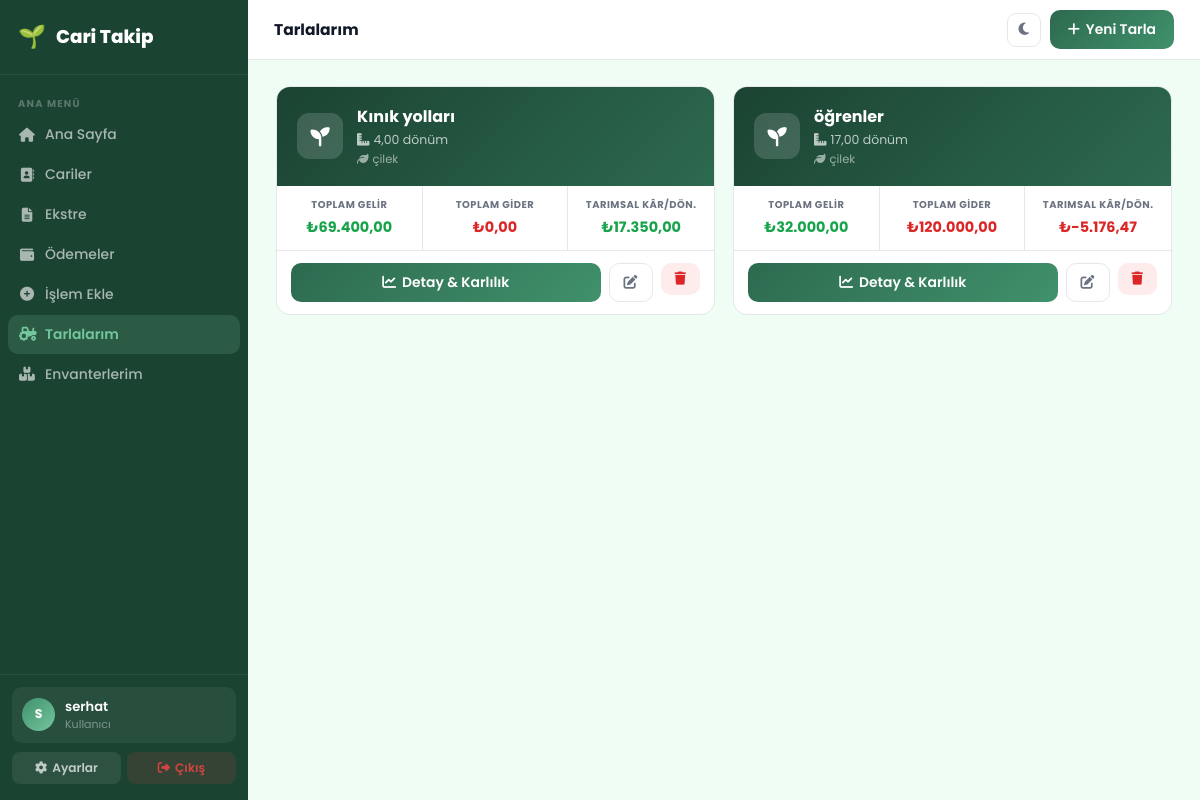
Screenshot of /tarlalar/ (signed in) with the database file from the repository.
### fields/models.py (models this page shows, shortened)
class Field(models.Model):
    name = models.CharField(max_length=150)
    area = models.DecimalField(max_digits=8, decimal_places=2, help_text='Dönüm')
    crop_type = models.CharField(max_length=100, blank=True)
    notes = models.TextField(blank=True)
    created_at = models.DateTimeField(auto_now_add=True)
    class Meta:
        ordering = ['name']

### fields/views.py (the view)
# urls.py: path('', views.field_list, name='field_list'),
@login_required
def field_list(request):
    fields = Field.objects.prefetch_related(
        'harvests', 'expenses', 'land_transactions', 'transactions'
    ).all()
    field_data = []
    for f in fields:
        ls = _land_stats(f)
        harvest_rev = sum(h.amount for h in f.harvests.all())
        tx_rev      = sum(t.amount for t in f.transactions.all() if t.type == 'sale')
        total_rev   = harvest_rev + tx_rev
        field_exp   = sum(e.amount for e in f.expenses.all())
        tx_exp      = sum(t.amount for t in f.transactions.all() if t.type == 'purchase')
        total_exp   = field_exp + tx_exp
        agri_net     = total_rev - total_exp
        agri_per_dec = (agri_net / f.area) if f.area else Decimal('0')
        field_data.append({
            'field': f,
            'total_rev': total_rev,
            'total_exp': total_exp,
            'agri_net': agri_net,
            'agri_per_dec': agri_per_dec,
            'avg_cost_per_dec': ls['avg_cost_per_dec'],
            'avg_sale_per_dec': ls['avg_sale_per_dec'],
            'land_profit_per_dec': ls['land_profit_per_dec'],
            'has_purchase': ls['has_purchase'],
            'has_sale': ls['has_sale'],
        })
    return render(request, 'fields/field_list.html', {'field_data': field_data})

### dashboard/templatetags/numformat.py (called while the page is built)
@register.filter
def tr_num(value):
    try:
        if value is None:
            return '—'
        num = float(value)
        negative = num < 0
        formatted = f"{abs(num):,.2f}"
        result = formatted.replace(',', 'X').replace('.', ',').replace('X', '.')
        return ('-' if negative else '') + result
    except (ValueError, TypeError):
        return value

### fields/models.py (called while the page is built)
    @property
    def amount(self):
        return self.quantity * self.unit_price

### fields/templates/fields/field_list.html (shortened to what this page needs)
{% extends 'dashboard/base.html' %}
{% block page_title %}Tarlalarım{% endblock %}
{% block topbar_right %}
<a href="{% url 'field_create' %}" class="btn-g"><i class="fas fa-plus"></i> Yeni Tarla</a>
{% endblock %}
{% block content %}
{% if field_data %}
<div class="fields-grid">
    {% for d in field_data %}
    {% with f=d.field %}
    <div class="field-card">
        <div class="field-card-header">
            <div class="field-icon"><i class="fas fa-seedling"></i></div>
            <div>
                <div class="field-name">{{ f.name }}</div>
                <div class="field-area"><i class="fas fa-ruler-combined me-1"></i>{{ f.area }} dönüm</div>
                {% if f.crop_type %}<div class="field-crop"><i class="fas fa-leaf me-1"></i>{{ f.crop_type }}</div>{% endif %}
            </div>
        </div>
        <div class="field-stats">
            <div class="stat-item">
                <div class="stat-label">Toplam Gelir</div>
                <div class="stat-value stat-green">₺{{ d.total_rev|tr_num }}</div>
            </div>
            <div class="stat-item">
                <div class="stat-label">Toplam Gider</div>
                <div class="stat-value stat-red">₺{{ d.total_exp|tr_num }}</div>
            </div>
            <div class="stat-item">
                <div class="stat-label">Tarımsal Kâr/Dön.</div>
                <div class="stat-value {% if d.agri_per_dec >= 0 %}stat-green{% else %}stat-red{% endif %}">
                    ₺{{ d.agri_per_dec|tr_num }}
                </div>
            </div>
        </div>
        <div class="field-footer">
            <a href="{% url 'field_detail' f.pk %}" class="btn-g" style="flex:1;justify-content:center;">
                <i class="fas fa-chart-line"></i> Detay & Karlılık
            </a>
            <a href="{% url 'field_edit' f.pk %}" class="btn-o" style="padding:9px 14px;">
                <i class="fas fa-edit"></i>
            </a>
            <form method="post" action="{% url 'field_delete' f.pk %}" style="display:inline;">
                <button type="submit" class="btn-danger-soft" style="padding:9px 14px;"
                    onclick="return confirm('{{ f.name }} tarlasını ve tüm kayıtlarını silmek istiyor musunuz?')">
                    <i class="fas fa-trash"></i>
                </button>
            </form>
        </div>
    </div>
    {% endwith %}
    {% endfor %}
</div>
{% endif %}
{% endblock %}

### dashboard/templates/dashboard/base.html (shortened to what this page needs)
<!DOCTYPE html>
<html lang="tr" data-theme="light">
<head>
    <link href="https://cdn.jsdelivr.net/npm/bootstrap@5.3.0/dist/css/bootstrap.min.css" rel="stylesheet">
    <link href="https://cdnjs.cloudflare.com/ajax/libs/font-awesome/6.4.0/css/all.min.css" rel="stylesheet">
</head>
<body>
{% with cur=request.resolver_match.url_name %}
<aside class="sidebar" id="sidebar">
    <a class="sb-brand" href="{% url 'dashboard' %}">
        <span class="emoji">🌱</span> Cari Takip
    </a>
    <nav class="sb-nav">
        <div class="sb-section">Ana Menü</div>
        <a href="{% url 'dashboard' %}" class="sb-item {% if cur == 'dashboard' %}active{% endif %}">
            <i class="fas fa-home"></i> Ana Sayfa
        </a>
        <a href="{% url 'customer_list' %}" class="sb-item {% if cur == 'customer_list' or cur == 'customer_detail' or cur == 'customer_create' %}active{% endif %}">
            <i class="fas fa-address-book"></i> Cariler
        </a>
        <a href="{% url 'statement' %}" class="sb-item {% if cur == 'statement' %}active{% endif %}">
            <i class="fas fa-file-alt"></i> Ekstre
        </a>
        <a href="{% url 'payments' %}" class="sb-item {% if cur == 'payments' or cur == 'payment_create' %}active{% endif %}">
            <i class="fas fa-wallet"></i> Ödemeler
        </a>
        <a href="{% url 'transaction_create' %}" class="sb-item {% if cur == 'transaction_create' %}active{% endif %}">
            <i class="fas fa-plus-circle"></i> İşlem Ekle
        </a>
        <a href="{% url 'field_list' %}" class="sb-item {% if cur == 'field_list' or cur == 'field_detail' or cur == 'field_create' or cur == 'field_edit' %}active{% endif %}">
            <i class="fas fa-tractor"></i> Tarlalarım
        </a>
        <a href="{% url 'inventory_list' %}" class="sb-item {% if cur == 'inventory_list' or cur == 'inventory_create' or cur == 'inventory_edit' %}active{% endif %}">
            <i class="fas fa-boxes"></i> Envanterlerim
        </a>
    </nav>
    <div class="sb-footer">
        <div class="sb-user">
            <div class="sb-avatar">{{ request.user.username|first|upper }}</div>
            <div>
                <div class="sb-uname">{{ request.user.username }}</div>
                <div class="sb-urole">{% if request.user.is_staff %}Yönetici{% else %}Kullanıcı{% endif %}</div>
            </div>
        </div>
        <div class="sb-actions">
            <a href="{% url 'account_delete' %}" class="sb-abtn sb-settings"><i class="fas fa-cog"></i> Ayarlar</a>
            <a href="{% url 'logout' %}" class="sb-abtn sb-logout"><i class="fas fa-sign-out-alt"></i> Çıkış</a>
        </div>
    </div>
</aside>
<div class="app">
    <header class="topbar">
        <div class="topbar-l">
            <span class="page-title">{% block page_title %}{% endblock %}</span>
        </div>
        <div class="topbar-r">
            <button class="icon-btn" id="themeBtn" onclick="toggleTheme()" title="Tema Değiştir">
                <i class="fas fa-moon"></i>
            </button>
            {% block topbar_right %}{% endblock %}
        </div>
    </header>
    <div class="page-body">
        {% block content %}{% endblock %}
    </div>
</div>
{% endwith %}
</body>
</html>

### fields/templates/fields/field_list.html (style rules this page uses)
.fields-grid { display: grid; grid-template-columns: repeat(auto-fill, minmax(320px, 1fr)); gap: 18px; }
.field-card { background: var(--surface); border: 1px solid var(--border); border-radius: var(--radius); overflow: hidden; transition: box-shadow .2s, transform .2s; }
.field-card-header { background: linear-gradient(135deg, #1b4332, #2d6a4f); padding: 18px 20px; display: flex; align-items: center; gap: 14px; }
.field-icon { width: 46px; height: 46px; border-radius: 12px; background: rgba(255,255,255,.15); display: flex; align-items: center; justify-content: center; font-size: 1.2rem; color: #fff; flex-shrink: 0; }
.field-name { font-size: 1rem; font-weight: 700; color: #fff; }
.field-area { font-size: .78rem; color: rgba(255,255,255,.7); margin-top: 2px; }
.field-crop { font-size: .72rem; color: rgba(255,255,255,.55); margin-top: 1px; }
.field-stats { display: grid; grid-template-columns: 1fr 1fr 1fr; border-bottom: 1px solid var(--border); }
.stat-item { padding: 12px 10px; text-align: center; border-right: 1px solid var(--border); }
.stat-item:last-child { border-right: none; }
.stat-label { font-size: .62rem; font-weight: 700; text-transform: uppercase; letter-spacing: .5px; color: var(--sub); margin-bottom: 4px; }
.stat-value { font-size: .9rem; font-weight: 700; }
.stat-green { color: #16a34a; }
.stat-red { color: #dc2626; }
.field-footer { padding: 12px 14px; display: flex; gap: 8px; }

### rows the page displays
Field: field.name "Kınık yolları", field.area "4,00", field.crop_type "çilek", total_rev|tr_num "69.400,00", total_exp|tr_num "0,00", agri_per_dec|tr_num "17.350,00"
Field: field.name "öğrenler", field.area "17,00", field.crop_type "çilek", total_rev|tr_num "32.000,00", total_exp|tr_num "120.000,00", agri_per_dec|tr_num "-5.176,47"

### other values shown
{{ request.user.username|first|upper }} "S"
{{ request.user.username }} "serhat"
